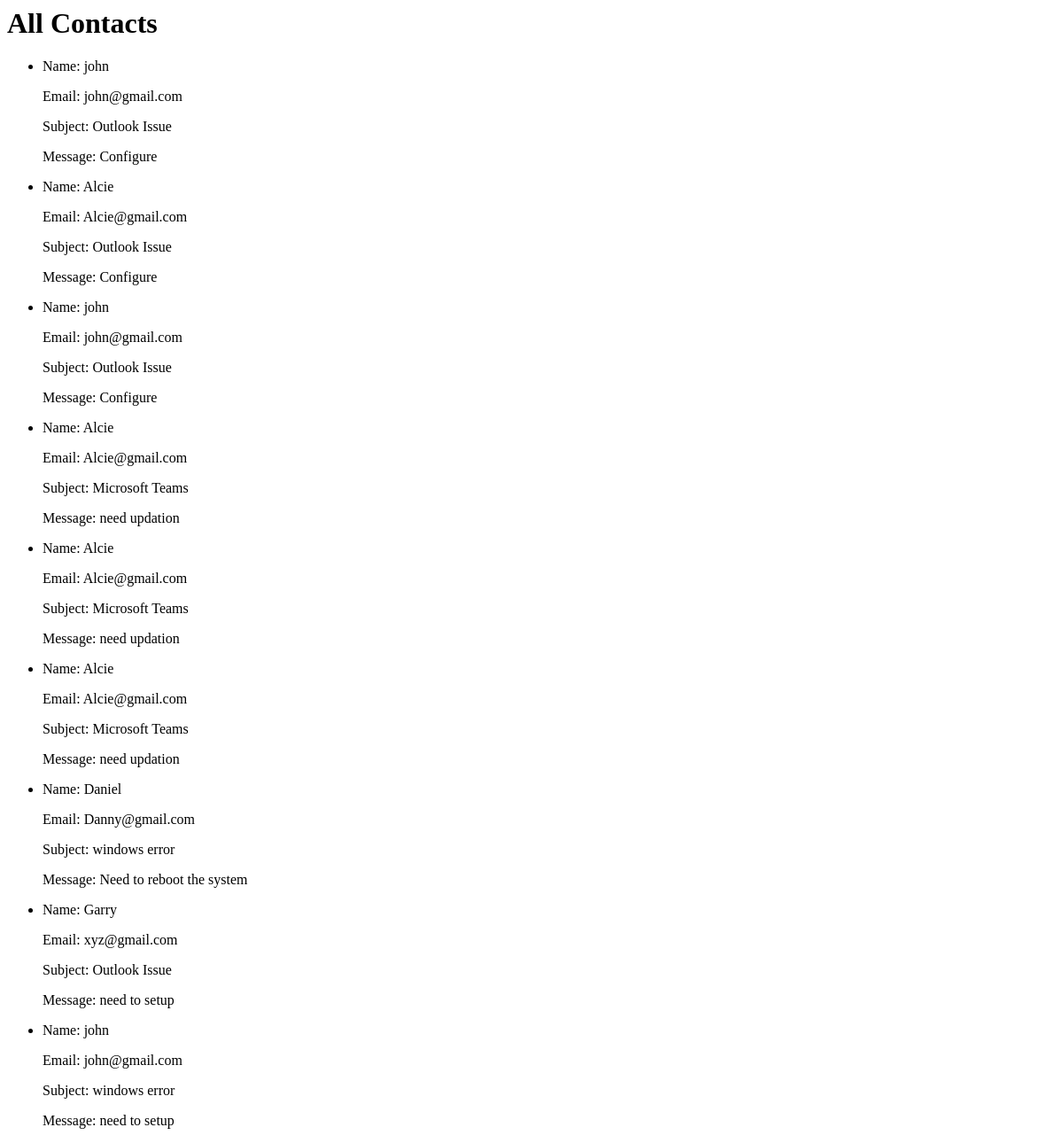
Before: /all-contacts/ with the older database file.
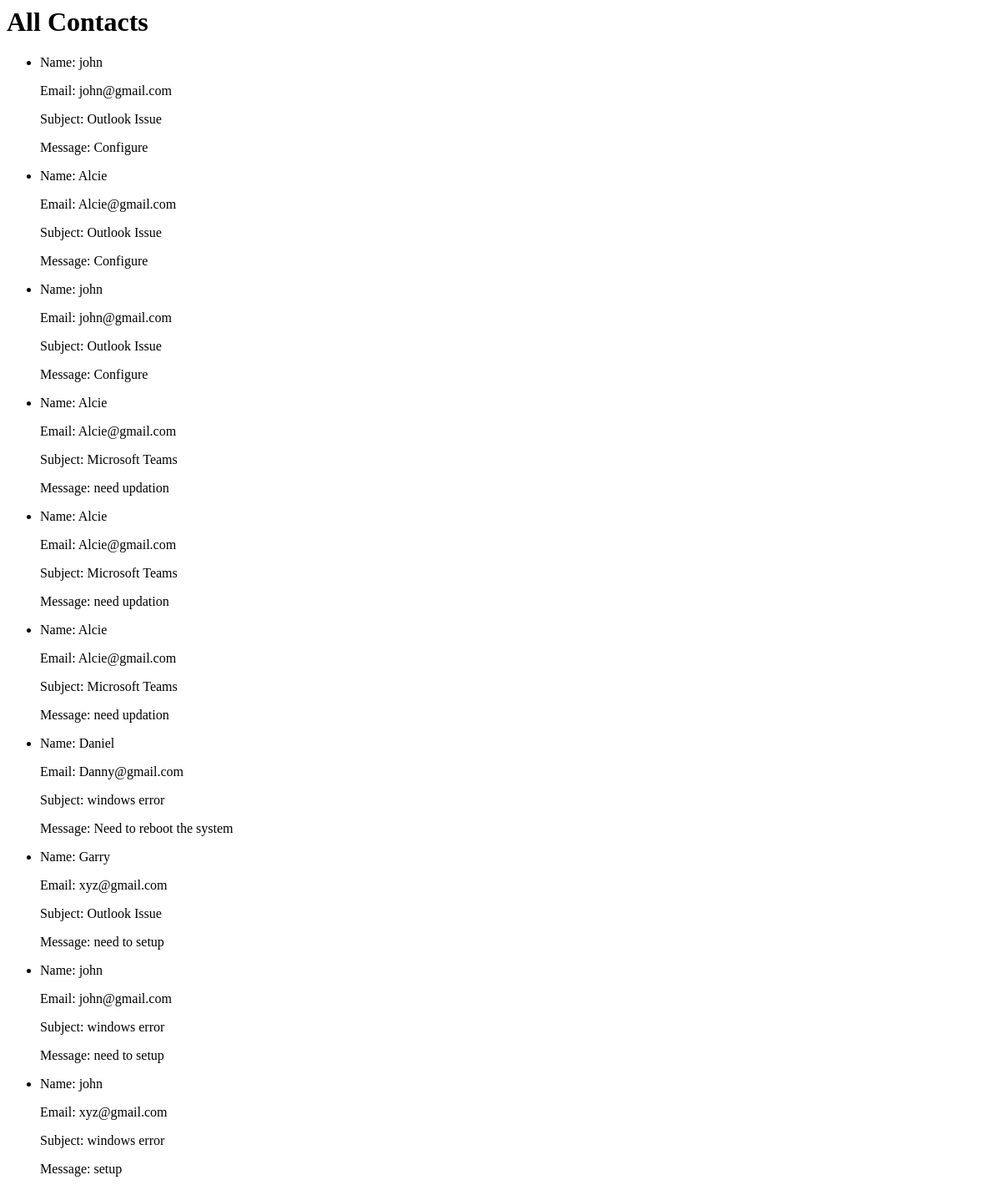
After: the same page with the newer database file.
### contact/models.py (models this page shows, shortened)
class Contact(models.Model):
    name = models.CharField(max_length=255)
    email = models.EmailField()
    subject = models.CharField(max_length=255)
    message = models.TextField()  # Use TextField for larger text fields

### contact/views.py (the view)
# urls.py: path('all-contacts/', views.all_contacts, name='all_contacts'),
def all_contacts(request):
    contacts = Contact.objects.all()
    return render(request, 'contact/all_contacts.html', {
        'contacts': contacts,
    })

### contact/templates/contact/all_contacts.html
<h1>All Contacts</h1>
<ul>
    {% for contact in contacts %}
    <li>
        <p>Name: {{ contact.name }}</p>
        <p>Email: {{ contact.email }}</p>
        <p>Subject: {{ contact.subject }}</p>
        <p>Message: {{ contact.message }}</p>
    </li>
    {% endfor %}
</ul>

Changed rows visible on the page:
added Contact: name "john", email "xyz@gmail.com", subject "windows error", message "setup"
